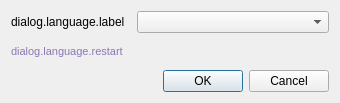
<?xml version="1.0" encoding="UTF-8"?>
<ui version="4.0">
 <class>LanguageDialog</class>
 <widget class="QDialog" name="LanguageDialog">
  <property name="minimumSize">
   <size>
    <width>340</width>
    <height>0</height>
   </size>
  </property>
  <property name="windowTitle">
   <string notr="true">dialog.language.title</string>
  </property>
  <layout class="QVBoxLayout" name="mainLayout">
   <property name="spacing">
    <number>12</number>
   </property>
   <item>
    <layout class="QFormLayout" name="formLayout">
     <item row="0" column="0">
      <widget class="QLabel" name="languageLabel">
       <property name="text">
        <string notr="true">dialog.language.label</string>
       </property>
       <property name="buddy">
        <cstring>languageCombo</cstring>
       </property>
      </widget>
     </item>
     <item row="0" column="1">
      <widget class="QComboBox" name="languageCombo"/>
     </item>
    </layout>
   </item>
   <item>
    <widget class="QLabel" name="restartHintLabel">
     <property name="styleSheet">
      <string notr="true">color: rgb(140,120,180); font-size: 11px;</string>
     </property>
     <property name="text">
      <string notr="true">dialog.language.restart</string>
     </property>
     <property name="wordWrap">
      <bool>true</bool>
     </property>
    </widget>
   </item>
   <item>
    <widget class="QDialogButtonBox" name="buttonBox">
     <property name="standardButtons">
      <set>QDialogButtonBox::StandardButton::Cancel|QDialogButtonBox::StandardButton::Ok</set>
     </property>
    </widget>
   </item>
  </layout>
 </widget>
 <resources/>
 <connections/>
</ui>
